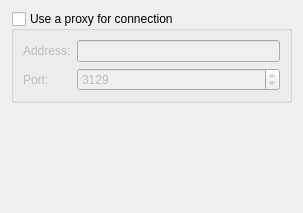
<ui version="4.0" >
 <class>ProxyPreferencesPage</class>
 <widget class="QWidget" name="ProxyPreferencesPage" >
  <property name="geometry" >
   <rect>
    <x>0</x>
    <y>0</y>
    <width>303</width>
    <height>213</height>
   </rect>
  </property>
  <property name="windowTitle" >
   <string>Form</string>
  </property>
  <layout class="QVBoxLayout" name="verticalLayout" >
   <item>
    <widget class="QGroupBox" name="groupBox" >
     <property name="title" >
      <string>Use a proxy for connection</string>
     </property>
     <property name="checkable" >
      <bool>true</bool>
     </property>
     <property name="checked" >
      <bool>false</bool>
     </property>
     <layout class="QGridLayout" name="gridLayout" >
      <item row="0" column="0" >
       <widget class="QLabel" name="label" >
        <property name="text" >
         <string>Address:</string>
        </property>
       </widget>
      </item>
      <item row="0" column="1" >
       <widget class="QLineEdit" name="addressEdit" />
      </item>
      <item row="1" column="0" >
       <widget class="QLabel" name="label_2" >
        <property name="text" >
         <string>Port:</string>
        </property>
       </widget>
      </item>
      <item row="1" column="1" >
       <widget class="QSpinBox" name="portSpin" >
        <property name="minimum" >
         <number>1</number>
        </property>
        <property name="maximum" >
         <number>65436</number>
        </property>
        <property name="value" >
         <number>3129</number>
        </property>
       </widget>
      </item>
     </layout>
    </widget>
   </item>
   <item>
    <spacer name="verticalSpacer" >
     <property name="orientation" >
      <enum>Qt::Vertical</enum>
     </property>
     <property name="sizeHint" stdset="0" >
      <size>
       <width>20</width>
       <height>69</height>
      </size>
     </property>
    </spacer>
   </item>
  </layout>
 </widget>
 <resources/>
 <connections/>
</ui>
